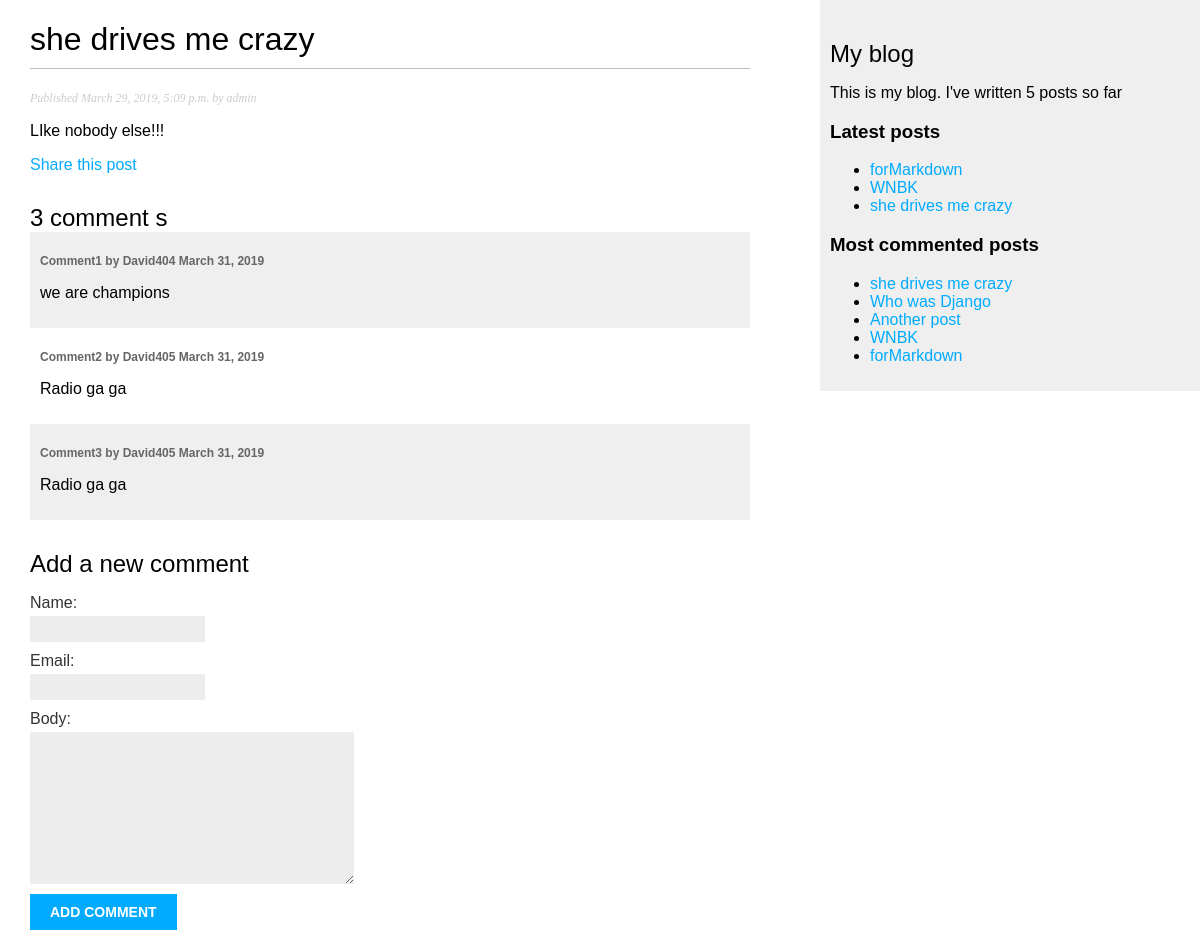
Screenshot of /blog/2019/3/29/she-drives-me-crazy/ with the database file from the repository.
### blog/models.py (models this page shows, shortened)
class Post(models.Model):
    STATUS_CHOICES = (('draft', 'Draft'),('published', 'Published'))
    title = models.CharField(max_length=250)
    slug = models.SlugField(max_length=250, unique_for_date='publish')
    author = models.ForeignKey(User, on_delete=models.CASCADE, related_name='blog_posts')
    body = models.TextField()
    publish = models.DateTimeField(default=timezone.now)
    created = models.DateTimeField(auto_now_add=True)
    updated = models.DateTimeField(auto_now=True)
    status = models.CharField(max_length=10, choices=STATUS_CHOICES, default='draft')
    objects = models.Manager()   # 默认的管理器
    published = PublishedManager()   # 系统自带的管理器
    tags = TaggableManager()
    class Meta:
        ordering = ('-publish',)
    def get_absolute_url(self):
        return reverse('blog:post_detail', args=[self.publish.year, self.publish.month,self.publish.day,self.slug])

class Comment(models.Model):
    post = models.ForeignKey(Post, on_delete=models.CASCADE, related_name='comments')
    name = models.CharField(max_length=80)
    email = models.EmailField()
    body = models.TextField()
    created = models.DateField(auto_now=True)
    updated = models.DateTimeField(auto_now=True)
    active = models.BooleanField(default=True)
    class Meta:
        ordering = ('created',)

### blog/views.py (the view)
# urls.py: path('<int:year>/<int:month>/<int:day>/<slug:post>/', views.post_detail, name='post_detail'),
def post_detail(request, year, month, day, post):
    post = get_object_or_404(Post, slug=post, status="published",
                             publish__year=year, publish__month=month,
                             publish__day=day)
    comments = post.comments.filter(active=True)
    new_comment = None
    if request.method == "POST":
        comment_form = CommentForm(data=request.POST)
        if comment_form.is_valid():
            new_comment = comment_form.save(commit=False)
            new_comment.post = post
            new_comment.save()
    else:
        comment_form = CommentForm()
    return render(request, 'blog/post/detail.html',
                  {'post': post, 'comments': comments,
                   'new_comment': new_comment,
                   'comment_form': comment_form
                   })

### blog/forms.py
class CommentForm(forms.ModelForm):
    class Meta:
        model = Comment
        fields = ('name', 'email', 'body')

### blog/models.py (called while the page is built)
    def get_queryset(self):
        return super(PublishedManager, self).get_queryset().filter(status='published')

### blog/templatetags/blog_tags.py (called while the page is built)
@register.simple_tag
def total_posts():
    return Post.published.count()

@register.inclusion_tag('blog/post/latest_posts.html')
def show_latest_posts(count=5):
    latest_posts = Post.published.order_by('-publish')[:count]
    return {'latest_posts': latest_posts}

@register.simple_tag
def get_most_commented_post(count=5):
    return Post.published.annotate(total_comments=Count('comments')).order_by('-total_comments')[:count]

@register.filter(name='markdown')
def markdown_format(text):
    return mark_safe(markdown.markdown(text))

### blog/templates/blog/post/detail.html (shortened to what this page needs)
{% extends 'blog/base.html' %}
{% load blog_tags %}
{% block content %}
    <h1>{{ post.title }}</h1>
    <p class="date">
        Published {{ post.publish }} by {{ post.author }}
    </p>
        {{ post.body | markdown }}
    <p>
        <a href="{% url "blog:post_share"  post.id %}">Share this post</a>
    </p>
    {% with comments.count as total_comments  %}
        <h2>
            {{ total_comments }} comment {{ total_comments | pluralize }}
        </h2>
    {% endwith %}
    {% for comment in comments %}
        <div class="comment">
            <p class="info">
                Comment{{ forloop.counter }} by {{ comment.name }}
                {{ comment.created }}
            </p>
            {{ comment.body|linebreaks }}
        </div>
        {% empty %}
        <p>There are no comments yet.</p>
    {% endfor %}
    {% if new_comment %}
        <h2>Your comment has been added</h2>
    {% else %}
        <h2>Add a new comment</h2>
        <form action="." method="post">
        {{ comment_form.as_p }}
        <p><input type="submit" value="Add comment"> </p>
        </form>
    {% endif %}
{% endblock %}

### blog/templates/blog/base.html (shortened to what this page needs)
{% load static %}
{% load blog_tags %}
<!doctype html>
<html lang="en">
<head>
    <link rel="stylesheet" href="{% static 'css/blog.css' %}">
</head>
<body>
    <div id="content">
        {% block content %}
        {% endblock %}
    </div>
    <div id="sidebar">
        <h2>My blog</h2>
            <p>This is my blog. I've written {% total_posts %} posts so far</p>
            <h3>Latest posts</h3>
            {% show_latest_posts 3 %}
        <h3>Most commented posts</h3>
        {% get_most_commented_post as most_commented_posts %}
        <ul>
            {% for post in most_commented_posts %}
            <li>
                <a href="{{ post.get_absolute_url }}">{{ post.title }}</a>
            </li>
            {% endfor %}
        </ul>
    </div>
</body>
</html>

### blog/templates/blog/post/latest_posts.html
<ul>
    {% for post in latest_posts %}
            <li>
                <a href="{{ post.get_absolute_url }}">{{ post.title }}</a>
            </li>
    {% endfor %}
</ul>

### blog/static/css/blog.css (style rules this page uses)
body { margin:0; padding:0; font-family:helvetica, sans-serif; }
a { color:#00abff; text-decoration:none; }
h1 { font-weight:normal; border-bottom:1px solid #bbb; padding:0 0 10px 0; }
h2 { font-weight:normal; margin:30px 0 0; }
#content { float:left; width:60%; padding:0 0 0 30px; }
#sidebar { float:right; width:30%; padding:10px; background:#efefef; height:100%; }
p.date { color:#ccc; font-family: georgia, serif; font-size: 12px; font-style: italic; }
label { float:left; clear:both; color:#333; margin-bottom:4px; }
input, textarea { clear:both; float:left; margin:0 0 10px; background:#ededed; border:0; padding:6px 10px; font-size:12px; }
input[type=submit] { font-weight:bold; background:#00abff; color:#fff; padding:10px 20px; font-size:14px; text-transform:uppercase; }
.comment { padding:10px; }
.comment:nth-child(even) { background:#efefef; }
.comment .info { font-weight:bold; font-size:12px; color:#666; }

### rows the page displays
Post: title "she drives me crazy", publish "March 29, 2019, 5:09 p.m.", author "admin", body "LIke nobody else!!!"
Comment: name "David404", created "March 31, 2019", body "we are champions"
Comment: name "David405", created "March 31, 2019", body "Radio ga ga"
Comment: name "David405", created "March 31, 2019", body "Radio ga ga"
Post: title "forMarkdown"
Post: title "WNBK"
Post: title "Who was Django"
Post: title "Another post"

### other values shown
{{ total_comments }} "3"
{{ total_comments | pluralize }} "s"
